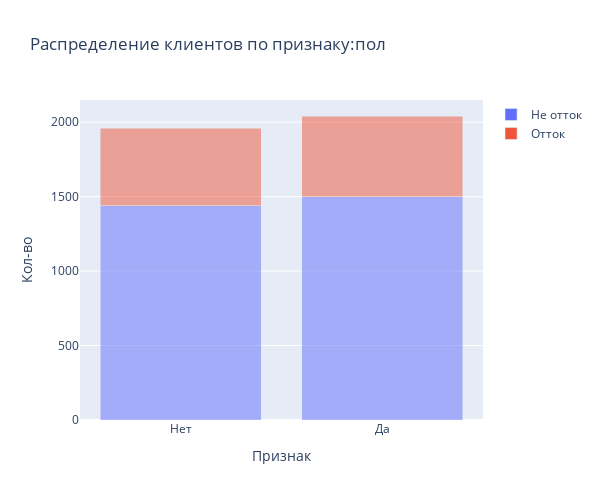

Notebook code cell kept with this figure:
### Markdown cell above
<div class="alert alert-warning">
<b>Комментарий 👉</b>

![image.png](attachment:image.png)    
    
Знаю, что на этот момент в Тренажере учат кодировать таргет так - поэтому на будущее: кодирование таргетов нельзя делать руками, ибо:

- при появлении новых значений категориальных признаков, не предусмотренных твоим решением, модель или упадёт, или будет генерировать ошибки;
- такое решение не сделаешь частью пайплайна, а все современные решения базируются на них.
    
Поэтому кодирование нужно делать только с применением обучаемых трансформеров. Для кодирования целевого признака нужно использовать LabelEncoder: https://scikit-learn.org/stable/modules/generated/sklearn.preprocessing.LabelEncoder.html.
</div>

### Code cell
cat(df, df['gender'], 'пол')

### Figure 1 — Plotly figure (JSON) as saved in the notebook; plotly's stock layout.template omitted (floating-point values rounded to 4 significant figures)
{"data": [{"alignmentgroup": "True", "hovertemplate": "Отток=Не отток<br>Признак=%{x}<br>Кол-во=%{y}<extra></extra>", "legendgroup": "Не отток", "marker": {"color": "#636efa", "opacity": 0.5, "pattern": {"shape": ""}}, "name": "Не отток", "offsetgroup": "Не отток", "orientation": "v", "showlegend": true, "textposition": "auto", "type": "bar", "x": ["Нет", "Да"], "xaxis": "x", "y": [1440, 1499], "yaxis": "y"}, {"alignmentgroup": "True", "hovertemplate": "Отток=Отток<br>Признак=%{x}<br>Кол-во=%{y}<extra></extra>", "legendgroup": "Отток", "marker": {"color": "#EF553B", "opacity": 0.5, "pattern": {"shape": ""}}, "name": "Отток", "offsetgroup": "Отток", "orientation": "v", "showlegend": true, "textposition": "auto", "type": "bar", "x": ["Нет", "Да"], "xaxis": "x", "y": [519, 542], "yaxis": "y"}], "layout": {"autosize": false, "barmode": "stack", "height": 500, "legend": {"title": {"text": ""}, "tracegroupgap": 0}, "title": {"text": "Распределение клиентов по признаку:пол"}, "width": 600, "xaxis": {"anchor": "y", "domain": [0, 1], "title": {"text": "Признак"}}, "yaxis": {"anchor": "x", "domain": [0, 1], "title": {"text": "Кол-во"}}}}
